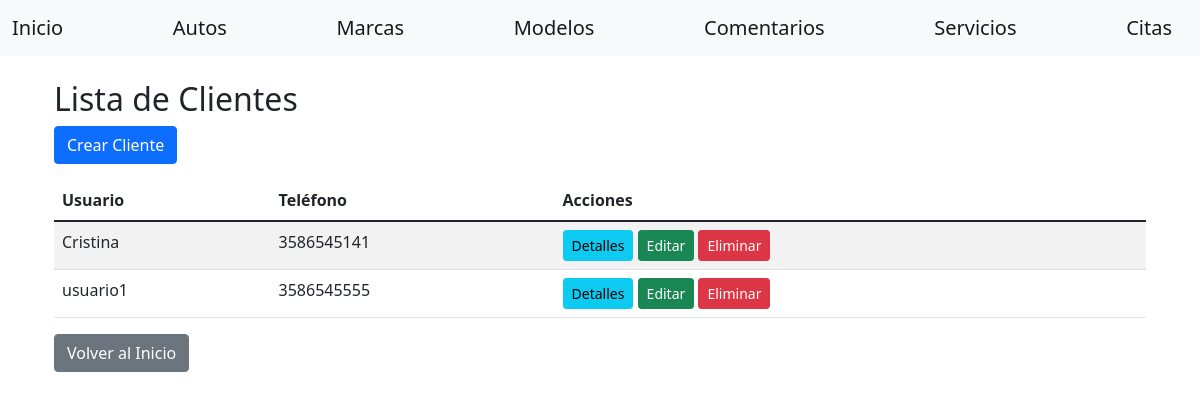
/gestion/clientes/, run on an earlier commit of the app's database.
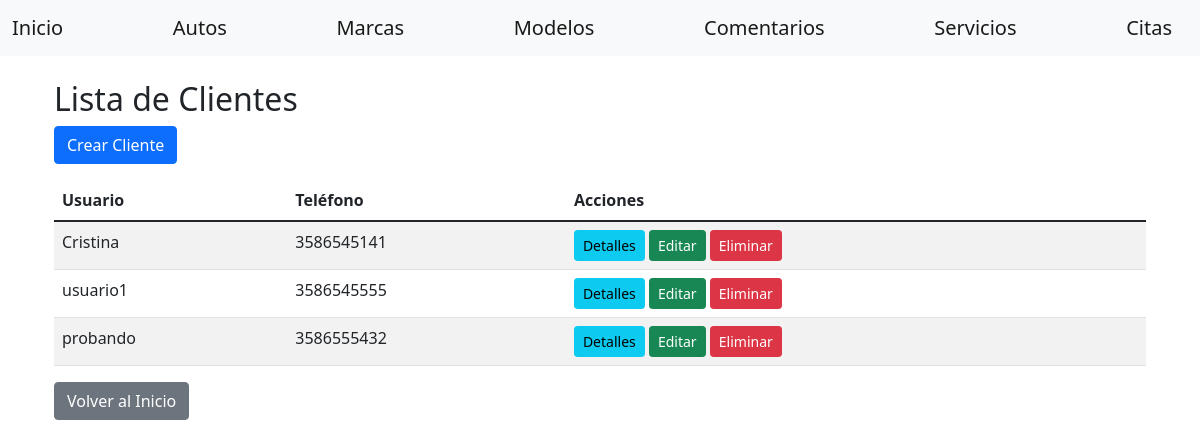
And on a later commit of the database.
### gestion/models.py (models this page shows, shortened)
class Cliente(models.Model):
    user = models.OneToOneField(User, on_delete=models.CASCADE)
    telefono = models.CharField(max_length=15)
    direccion = models.CharField(max_length=255)

### gestion/views/cliente_view.py (the view)
# urls.py: path('clientes/', cliente_view.ClienteListView.as_view(), name='cliente-list'),
class ClienteListView(View):
    def get(self, request, *args, **kwargs):
        repo = ClienteRepository()
        clientes = repo.get_all()
        return render(
            request,
            'clientes/list.html',
            dict(
                clientes=clientes
            )
        )

### gestion/context_processors.py (called while the page is built)
def user_info(request):
    user = request.user if request.user.is_authenticated else None
    return {
        'authenticated_user': user
    }

def all_brands(request):
    brands = cache.get('brands')
    if brands is None:
        brands = Marca.objects.all()
        cache.set('brands', brands, 36000)  # Cache por 10 horas (36000 segundos)
    return {'all_brands': brands}

def all_categories(request):
    categories = cache.get('categories')
    if categories is None:
        categories = Categoria.objects.all()  # Devuelve objetos completos
        cache.set('categories', categories, 36000)  # Cache por 10 horas (36000 segundos)
    return {'all_categories': categories}

### gestion/repositories/cliente_repository.py (called while the page is built)
    def get_all(self) -> List[Cliente]:
        return Cliente.objects.all()

### gestion/templates/clientes/list.html (shortened to what this page needs)
{% extends "home/base.html" %}
{% block content %}
<div class="container mt-3">
    <h2>Lista de Clientes</h2>
    <a href="{% url 'cliente-create' %}" class="btn btn-primary mb-3">Crear Cliente</a>
    <table class="table table-striped">
        <thead>
            <tr>
                <th>Usuario</th>
                <th>Teléfono</th>
                <th>Acciones</th>
            </tr>
        </thead>
        <tbody>
            {% for cliente in clientes %}
                <tr>
                    <td>{{ cliente.user.username }}</td>
                    <td>{{ cliente.telefono }}</td>
                    <td>
                        <a href="{% url 'cliente-detail' cliente.id %}" class="btn btn-info btn-sm">Detalles</a>
                        <a href="{% url 'cliente-update' cliente.id %}" class="btn btn-success btn-sm">Editar</a>
                        <form action="{% url 'cliente-delete' cliente.id %}" method="post" class="d-inline">
                            <button type="submit" class="btn btn-danger btn-sm">Eliminar</button>
                        </form>
                    </td>
                </tr>
            {% endfor %}
        </tbody>
    </table>
    <a href="{% url 'index' %}" class="btn btn-secondary">Volver al Inicio</a>
</div>
{% endblock %}

What changed in the data, as far as the page shows it:
added Cliente: user.username "probando", telefono "3586555432"
